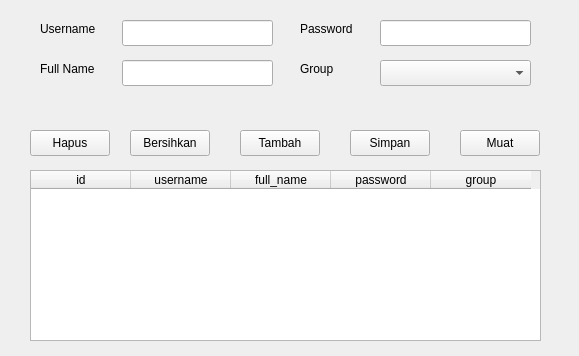
<?xml version="1.0" encoding="UTF-8"?>
<ui version="4.0">
 <class>Form</class>
 <widget class="QWidget" name="Form">
  <property name="geometry">
   <rect>
    <x>0</x>
    <y>0</y>
    <width>579</width>
    <height>356</height>
   </rect>
  </property>
  <property name="windowTitle">
   <string>Form</string>
  </property>
  <widget class="QPushButton" name="pushButtonLoad">
   <property name="geometry">
    <rect>
     <x>460</x>
     <y>130</y>
     <width>80</width>
     <height>26</height>
    </rect>
   </property>
   <property name="text">
    <string>Muat</string>
   </property>
  </widget>
  <widget class="QTableWidget" name="tableWidget">
   <property name="geometry">
    <rect>
     <x>30</x>
     <y>170</y>
     <width>511</width>
     <height>171</height>
    </rect>
   </property>
   <column>
    <property name="text">
     <string>id</string>
    </property>
   </column>
   <column>
    <property name="text">
     <string>username</string>
    </property>
   </column>
   <column>
    <property name="text">
     <string>full_name</string>
    </property>
   </column>
   <column>
    <property name="text">
     <string>password</string>
    </property>
   </column>
   <column>
    <property name="text">
     <string>group</string>
    </property>
   </column>
  </widget>
  <widget class="QLabel" name="label">
   <property name="geometry">
    <rect>
     <x>40</x>
     <y>20</y>
     <width>71</width>
     <height>18</height>
    </rect>
   </property>
   <property name="text">
    <string>Username</string>
   </property>
  </widget>
  <widget class="QLineEdit" name="lineEditUser">
   <property name="geometry">
    <rect>
     <x>122</x>
     <y>20</y>
     <width>151</width>
     <height>26</height>
    </rect>
   </property>
  </widget>
  <widget class="QLabel" name="label_2">
   <property name="geometry">
    <rect>
     <x>40</x>
     <y>60</y>
     <width>71</width>
     <height>18</height>
    </rect>
   </property>
   <property name="text">
    <string>Full Name</string>
   </property>
  </widget>
  <widget class="QLineEdit" name="lineEditFullName">
   <property name="geometry">
    <rect>
     <x>122</x>
     <y>60</y>
     <width>151</width>
     <height>26</height>
    </rect>
   </property>
  </widget>
  <widget class="QLabel" name="label_3">
   <property name="geometry">
    <rect>
     <x>300</x>
     <y>20</y>
     <width>71</width>
     <height>18</height>
    </rect>
   </property>
   <property name="text">
    <string>Password</string>
   </property>
  </widget>
  <widget class="QLineEdit" name="lineEditPassword">
   <property name="geometry">
    <rect>
     <x>380</x>
     <y>20</y>
     <width>151</width>
     <height>26</height>
    </rect>
   </property>
  </widget>
  <widget class="QLabel" name="label_4">
   <property name="geometry">
    <rect>
     <x>300</x>
     <y>60</y>
     <width>71</width>
     <height>18</height>
    </rect>
   </property>
   <property name="text">
    <string>Group</string>
   </property>
  </widget>
  <widget class="QPushButton" name="pushButtonSave">
   <property name="geometry">
    <rect>
     <x>350</x>
     <y>130</y>
     <width>80</width>
     <height>26</height>
    </rect>
   </property>
   <property name="text">
    <string>Simpan</string>
   </property>
  </widget>
  <widget class="QPushButton" name="pushButtonDelete">
   <property name="geometry">
    <rect>
     <x>30</x>
     <y>130</y>
     <width>80</width>
     <height>26</height>
    </rect>
   </property>
   <property name="text">
    <string>Hapus</string>
   </property>
  </widget>
  <widget class="QComboBox" name="comboBoxGroup">
   <property name="geometry">
    <rect>
     <x>380</x>
     <y>60</y>
     <width>151</width>
     <height>26</height>
    </rect>
   </property>
   <property name="placeholderText">
    <string>-- pilih group --</string>
   </property>
   <item>
    <property name="text">
     <string>ad</string>
    </property>
   </item>
   <item>
    <property name="text">
     <string>ks</string>
    </property>
   </item>
  </widget>
  <widget class="QPushButton" name="pushButtonClear">
   <property name="geometry">
    <rect>
     <x>130</x>
     <y>130</y>
     <width>80</width>
     <height>26</height>
    </rect>
   </property>
   <property name="text">
    <string>Bersihkan</string>
   </property>
  </widget>
  <widget class="QPushButton" name="pushButtonAdd">
   <property name="geometry">
    <rect>
     <x>240</x>
     <y>130</y>
     <width>80</width>
     <height>26</height>
    </rect>
   </property>
   <property name="text">
    <string>Tambah</string>
   </property>
  </widget>
 </widget>
 <resources/>
 <connections/>
</ui>
